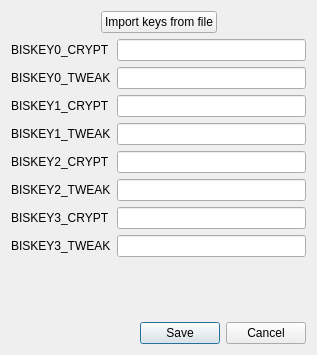
<?xml version="1.0" encoding="UTF-8"?>
<ui version="4.0">
 <class>DialogKeySet</class>
 <widget class="QDialog" name="DialogKeySet">
  <property name="geometry">
   <rect>
    <x>0</x>
    <y>0</y>
    <width>317</width>
    <height>355</height>
   </rect>
  </property>
  <property name="windowTitle">
   <string>Dialog</string>
  </property>
  <property name="windowIcon">
   <iconset resource="application.qrc">
    <normaloff>:/images/keyset.png</normaloff>:/images/keyset.png</iconset>
  </property>
  <property name="whatsThis">
   <string notr="true"/>
  </property>
  <layout class="QGridLayout" name="gridLayout">
   <item row="13" column="1">
    <widget class="QDialogButtonBox" name="buttonBox">
     <property name="locale">
      <locale language="English" country="UnitedStates"/>
     </property>
     <property name="orientation">
      <enum>Qt::Horizontal</enum>
     </property>
     <property name="standardButtons">
      <set>QDialogButtonBox::Cancel|QDialogButtonBox::Save</set>
     </property>
    </widget>
   </item>
   <item row="6" column="0">
    <widget class="QLabel" name="key2_tweak_label">
     <property name="text">
      <string>BISKEY2_TWEAK</string>
     </property>
    </widget>
   </item>
   <item row="3" column="1">
    <widget class="QLineEdit" name="key1_crypt_edit"/>
   </item>
   <item row="7" column="0">
    <widget class="QLabel" name="key3_crypt_label">
     <property name="text">
      <string>BISKEY3_CRYPT</string>
     </property>
    </widget>
   </item>
   <item row="0" column="0" colspan="2">
    <layout class="QHBoxLayout" name="horizontalLayout">
     <item>
      <spacer name="horizontalSpacer_2">
       <property name="orientation">
        <enum>Qt::Horizontal</enum>
       </property>
       <property name="sizeHint" stdset="0">
        <size>
         <width>40</width>
         <height>20</height>
        </size>
       </property>
      </spacer>
     </item>
     <item>
      <widget class="QPushButton" name="ImportButton">
       <property name="maximumSize">
        <size>
         <width>181</width>
         <height>16777215</height>
        </size>
       </property>
       <property name="toolTip">
        <string>&lt;html&gt;&lt;head/&gt;&lt;body&gt;&lt;p&gt;biskeydump or lockipick format. &lt;br/&gt;&lt;span style=&quot; font-style:italic;&quot;&gt;i.e &amp;quot;BIS KEY N (crypt): XXX...&amp;quot;  for 16-byte crypto/tweak&lt;br/&gt;or &amp;quot;bis_key_0N = XXX...&amp;quot; for 32-byte keys&lt;/span&gt;&lt;/p&gt;&lt;/body&gt;&lt;/html&gt;</string>
       </property>
       <property name="text">
        <string>Import keys from file</string>
       </property>
      </widget>
     </item>
     <item>
      <spacer name="horizontalSpacer">
       <property name="orientation">
        <enum>Qt::Horizontal</enum>
       </property>
       <property name="sizeHint" stdset="0">
        <size>
         <width>40</width>
         <height>20</height>
        </size>
       </property>
      </spacer>
     </item>
    </layout>
   </item>
   <item row="2" column="1">
    <widget class="QLineEdit" name="key0_tweak_edit"/>
   </item>
   <item row="5" column="0">
    <widget class="QLabel" name="key2_crypt_label">
     <property name="text">
      <string>BISKEY2_CRYPT</string>
     </property>
    </widget>
   </item>
   <item row="8" column="0">
    <widget class="QLabel" name="key3_tweak_label">
     <property name="text">
      <string>BISKEY3_TWEAK</string>
     </property>
    </widget>
   </item>
   <item row="10" column="1">
    <spacer name="verticalSpacer">
     <property name="orientation">
      <enum>Qt::Vertical</enum>
     </property>
     <property name="sizeHint" stdset="0">
      <size>
       <width>20</width>
       <height>40</height>
      </size>
     </property>
    </spacer>
   </item>
   <item row="4" column="0">
    <widget class="QLabel" name="key1_tweak_label">
     <property name="text">
      <string>BISKEY1_TWEAK</string>
     </property>
    </widget>
   </item>
   <item row="6" column="1">
    <widget class="QLineEdit" name="key2_tweak_edit"/>
   </item>
   <item row="1" column="0">
    <widget class="QLabel" name="key0_crypt_label">
     <property name="text">
      <string>BISKEY0_CRYPT</string>
     </property>
    </widget>
   </item>
   <item row="7" column="1">
    <widget class="QLineEdit" name="key3_crypt_edit"/>
   </item>
   <item row="2" column="0">
    <widget class="QLabel" name="key0_tweak_label">
     <property name="text">
      <string>BISKEY0_TWEAK</string>
     </property>
    </widget>
   </item>
   <item row="3" column="0">
    <widget class="QLabel" name="key1_crypt_label">
     <property name="text">
      <string>BISKEY1_CRYPT</string>
     </property>
    </widget>
   </item>
   <item row="4" column="1">
    <widget class="QLineEdit" name="key1_tweak_edit"/>
   </item>
   <item row="1" column="1">
    <widget class="QLineEdit" name="key0_crypt_edit"/>
   </item>
   <item row="8" column="1">
    <widget class="QLineEdit" name="key3_tweak_edit"/>
   </item>
   <item row="5" column="1">
    <widget class="QLineEdit" name="key2_crypt_edit"/>
   </item>
   <item row="9" column="0" colspan="2">
    <widget class="QLabel" name="label_other_keys">
     <property name="text">
      <string/>
     </property>
    </widget>
   </item>
  </layout>
 </widget>
 <resources>
  <include location="application.qrc"/>
 </resources>
 <connections>
  <connection>
   <sender>buttonBox</sender>
   <signal>accepted()</signal>
   <receiver>DialogKeySet</receiver>
   <slot>accept()</slot>
   <hints>
    <hint type="sourcelabel">
     <x>248</x>
     <y>254</y>
    </hint>
    <hint type="destinationlabel">
     <x>157</x>
     <y>274</y>
    </hint>
   </hints>
  </connection>
  <connection>
   <sender>buttonBox</sender>
   <signal>rejected()</signal>
   <receiver>DialogKeySet</receiver>
   <slot>reject()</slot>
   <hints>
    <hint type="sourcelabel">
     <x>316</x>
     <y>260</y>
    </hint>
    <hint type="destinationlabel">
     <x>286</x>
     <y>274</y>
    </hint>
   </hints>
  </connection>
 </connections>
</ui>
